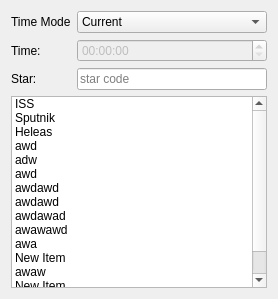
                    <widget class="QWidget" name="tab_4">
                     <attribute name="title">
                      <string>Star</string>
                     </attribute>
                     <layout class="QVBoxLayout" name="verticalLayout_11">
                      <item>
                       <layout class="QFormLayout" name="formLayout_6">
                        <item row="0" column="0">
                         <widget class="QLabel" name="label_22">
                          <property name="text">
                           <string>Time Mode</string>
                          </property>
                          <property name="buddy">
                           <cstring>timeMode</cstring>
                          </property>
                         </widget>
                        </item>
                        <item row="0" column="1">
                         <widget class="QComboBox" name="timeMode">
                          <property name="statusTip">
                           <string>Select Time Mode</string>
                          </property>
                          <item>
                           <property name="text">
                            <string>Current</string>
                           </property>
                          </item>
                          <item>
                           <property name="text">
                            <string>Custom</string>
                           </property>
                          </item>
                         </widget>
                        </item>
                        <item row="1" column="0">
                         <widget class="QLabel" name="label_29">
                          <property name="text">
                           <string>Time:</string>
                          </property>
                          <property name="buddy">
                           <cstring>timeEdit</cstring>
                          </property>
                         </widget>
                        </item>
                        <item row="1" column="1">
                         <widget class="QTimeEdit" name="timeEdit">
                          <property name="enabled">
                           <bool>false</bool>
                          </property>
                          <property name="accelerated">
                           <bool>true</bool>
                          </property>
                         </widget>
                        </item>
                        <item row="2" column="1">
                         <widget class="QLineEdit" name="starInput">
                          <property name="statusTip">
                           <string>Enter Star Code to Track</string>
                          </property>
                          <property name="placeholderText">
                           <string>star code</string>
                          </property>
                         </widget>
                        </item>
                        <item row="2" column="0">
                         <widget class="QLabel" name="label_36">
                          <property name="text">
                           <string>Star:</string>
                          </property>
                          <property name="buddy">
                           <cstring>starInput</cstring>
                          </property>
                         </widget>
                        </item>
                       </layout>
                      </item>
                      <item>
                       <widget class="QListWidget" name="starList">
                        <property name="maximumSize">
                         <size>
                          <width>16777215</width>
                          <height>16777215</height>
                         </size>
                        </property>
                        <property name="statusTip">
                         <string>List of some Available Stars</string>
                        </property>
                        <item>
                         <property name="text">
                          <string>ISS</string>
                         </property>
                        </item>
                        <item>
                         <property name="text">
                          <string>Sputnik</string>
                         </property>
                        </item>
                        <item>
                         <property name="text">
                          <string>Heleas</string>
                         </property>
                        </item>
                        <item>
                         <property name="text">
                          <string>awd</string>
                         </property>
                        </item>
                        <item>
                         <property name="text">
                          <string>adw</string>
                         </property>
                        </item>
                        <item>
                         <property name="text">
                          <string>awd</string>
                         </property>
                        </item>
                        <item>
                         <property name="text">
                          <string>awdawd</string>
                         </property>
                        </item>
                        <item>
                         <property name="text">
                          <string>awdawd</string>
                         </property>
                        </item>
                        <item>
                         <property name="text">
                          <string>awdawad</string>
                         </property>
                        </item>
                        <item>
                         <property name="text">
                          <string>awawawd</string>
                         </property>
                        </item>
                        <item>
                         <property name="text">
                          <string>awa</string>
                         </property>
                        </item>
                        <item>
                         <property name="text">
                          <string>New Item</string>
                         </property>
                        </item>
                        <item>
                         <property name="text">
                          <string>awaw</string>
                         </property>
                        </item>
                        <item>
                         <property name="text">
                          <string>New Item</string>
                         </property>
                        </item>
                        <item>
                         <property name="text">
                          <string>aw</string>
                         </property>
                        </item>
                       </widget>
                      </item>
                     </layout>
                    </widget>
